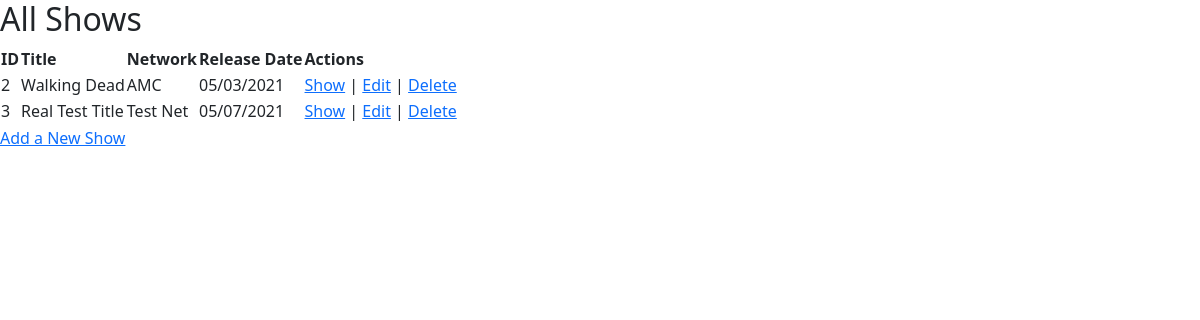
The app's page /shows, older data.
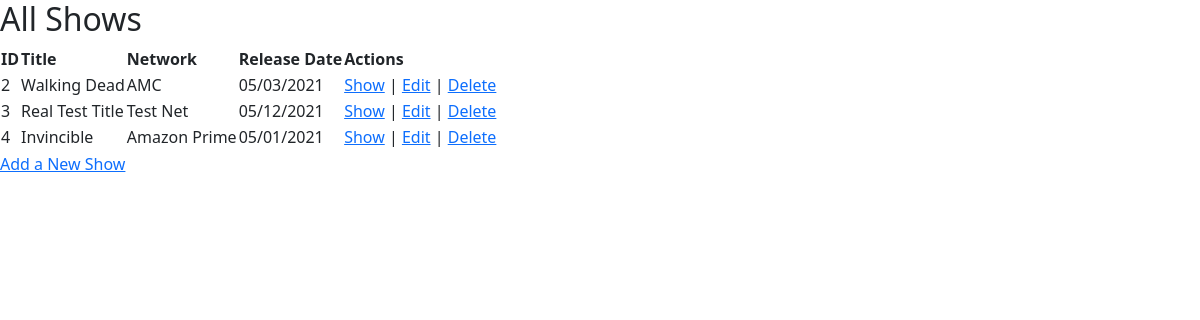
The same page, newer data.
### shows/models.py (models this page shows)
class Show(models.Model):
    title = models.CharField(max_length=255)
    release_date = models.DateField()
    desc = models.CharField(max_length=255)
    network = models.ForeignKey(Network, related_name="show", on_delete=models.CASCADE)
    created_at = models.DateTimeField(auto_now_add=True)
    updated_at = models.DateTimeField(auto_now=True)
    objects = ShowManager()

class Network(models.Model):
    name = models.CharField(max_length=255)
    created_at = models.DateTimeField(auto_now_add=True)
    updated_at = models.DateTimeField(auto_now=True)

### shows/views.py (the view)
# urls.py: path('shows',views.all_shows),
def all_shows(request):
    context = {
        "all_shows" : Show.objects.all(),
    }
    return render(request, 'all_shows.html', context)

### shows/templates/all_shows.html (shortened to what this page needs)
<!DOCTYPE html>
<html lang="en">
<head>
    <link href="https://cdn.jsdelivr.net/npm/bootstrap@5.0.1/dist/css/bootstrap.min.css" rel="stylesheet">
</head>
<body>
    <h2>All Shows {{all_shows.title}}</h2>
    <table>
        <thead>
            <th>ID</th>
            <th>Title</th>
            <th>Network</th>
            <th>Release Date</th>
            <th>Actions</th>
        </thead>
        <tbody>
            {% for show in all_shows %}
                <tr>
                    <td>{{show.id}}</td>
                    <td>{{show.title}}</td>
                    <td>{{show.network.name}}</td>
                    <td>{{show.release_date|date:"SHORT_DATE_FORMAT" }}</td>
                    <td>
                        <a href="/shows/{{show.id}}">Show</a> | <a href="/shows/{{show.id}}/edit">Edit</a> | <a href="/shows/{{show.id}}/delete">Delete</a>
                    </td>
                </tr>
            {% endfor %}
            <tr>
                <td></td>
            </tr>
        </tbody>
    </table>
    <a href="/shows/new">Add a New Show</a>
</body>
</html>

Row changes from the older to the newer data that the page shows:
changed Show "Real Test Title": release_date "05/07/2021" → "05/12/2021"
added Show: id "4", title "Invincible", network.name "Amazon Prime", release_date "05/01/2021"
